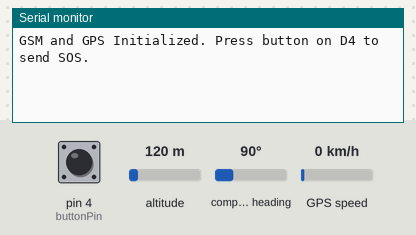
Bench run of a sketch on a simulated Arduino Nano, built with avr-gcc and run on an emulated ATmega328P. Parts: the last lines printed to the serial monitor. The test bench sets the inputs (shaded band); at power-on: pin 4 (buttonPin) HIGH, altitude 120 m, compass heading 90°, GPS speed 0 km/h. The GPS gets a fix after 3 s at 37.7749, -122.4194 with 8 satellites; the modem accepts every AT command (registered, SIM ready, sends succeed) and sends nothing else.

Above: at 2.2 s.
2.3 s: pin 4 (buttonPin) pulled LOW for 0.15 s
At 3.1 s:
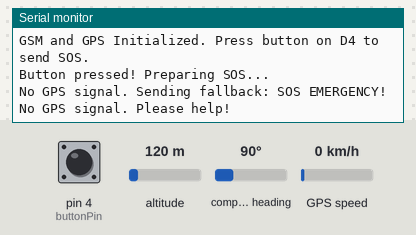
7.9 s: pin 4 (buttonPin) pulled LOW for 1 s
At 9.5 s:
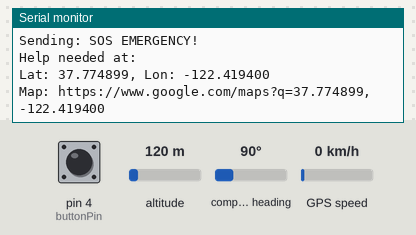

Measured:
- after the input at 2.3 s, the serial monitor: prints a new line at once (image 1)
- after the input at 7.9 s, the serial monitor: prints a new line at once (image 2)

The sketch:

SOS_Emergency_Final.ino
```cpp
#include <SoftwareSerial.h>
#include <TinyGPS++.h>

// GSM setup: Nano RX (9) ← GSM TX, Nano TX (8) → GSM RX
SoftwareSerial gsm(9, 8); // RX, TX for GSM

// GPS setup: GPS TX → Nano RX (2), GPS RX not used
static const int GPS_RXPin = 2;
static const int GPS_TXPin = 3; // Not used, but required for SoftwareSerial
static const uint32_t GPSBaud = 9600;

// Button setup
const int buttonPin = 4; // Button connected to D4
int lastButtonState = HIGH; // For debouncing (pull-up assumed)

// Target number for SMS
String targetNumber = "+------------"; // Replace with your number

TinyGPSPlus gps;
SoftwareSerial gpsSerial(GPS_RXPin, GPS_TXPin); // RX, TX for GPS

void setup() {
  Serial.begin(9600);
  gsm.begin(38400); // GSM baud rate
  gpsSerial.begin(GPSBaud); // GPS baud rate

  pinMode(buttonPin, INPUT_PULLUP); // Button with internal pull-up resistor

  Serial.println("GSM and GPS Initialized. Press button on D4 to send SOS.");
  delay(1000);
}

void loop() {
  // Read GPS data continuously
  while (gpsSerial.available() > 0) {
    gps.encode(gpsSerial.read());
  }

  // Read button state
  int buttonState = digitalRead(buttonPin);

  // Check for button press (LOW when pressed due to pull-up)
  if (buttonState == LOW && lastButtonState == HIGH) {
    Serial.println("Button pressed! Preparing SOS...");

    if (gps.location.isValid()) {
      // Fetch latitude and longitude
      float latitude = gps.location.lat();
      float longitude = gps.location.lng();

      // Format the SOS message with Google Maps link
      String message = "SOS EMERGENCY!\nHelp needed at:\nLat: " + String(latitude, 6) +
                      ", Lon: " + String(longitude, 6) +
                      "\nMap: https://www.google.com/maps?q=" +
                      String(latitude, 6) + "," + String(longitude, 6);

      Serial.println("Sending: " + message);

      // Send SMS
      sendSMS(targetNumber, message);
      Serial.println("SOS SMS Sent!");
    } else {
      // Send fallback message if no GPS signal
      String message = "SOS EMERGENCY!\nNo GPS signal. Please help!";
      Serial.println("No GPS signal. Sending fallback: " + message);
      sendSMS(targetNumber, message);
      Serial.println("Fallback SOS SMS Sent!");
    }

    delay(200); // Simple debounce delay
  }

  lastButtonState = buttonState; // Update button state for next loop
}

void sendSMS(String number, String text) {
  gsm.println("AT+CMGF=1"); // Set SMS to text mode
  delay(1000);

  gsm.print("AT+CMGS=\"");
  gsm.print(number);
  gsm.println("\"");
  delay(1000);

  gsm.print(text);
  gsm.write(26); // Ctrl+Z to send SMS
  delay(3000);
}
```
